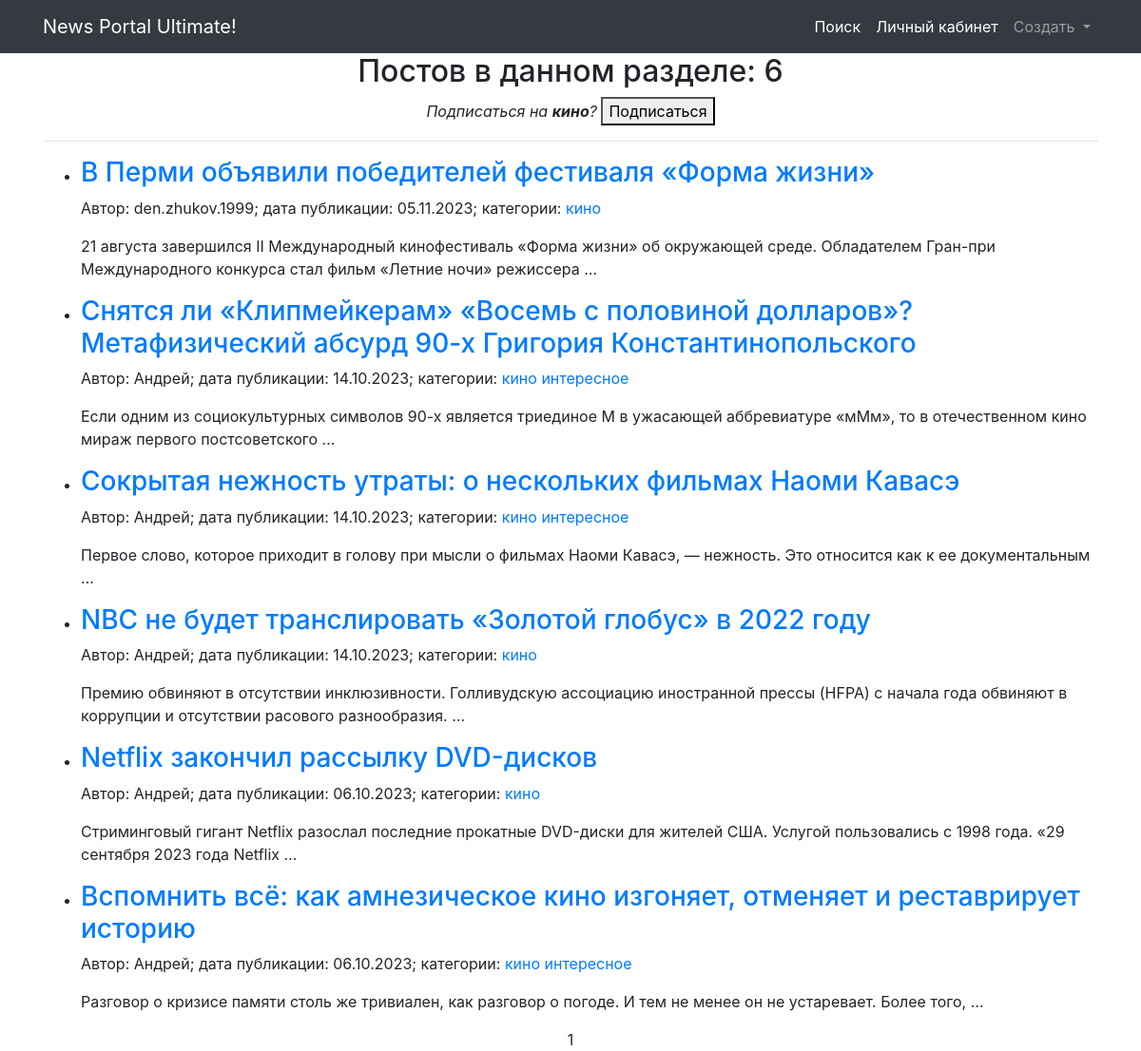
The app's page /news/category/1/ (signed in), older data.
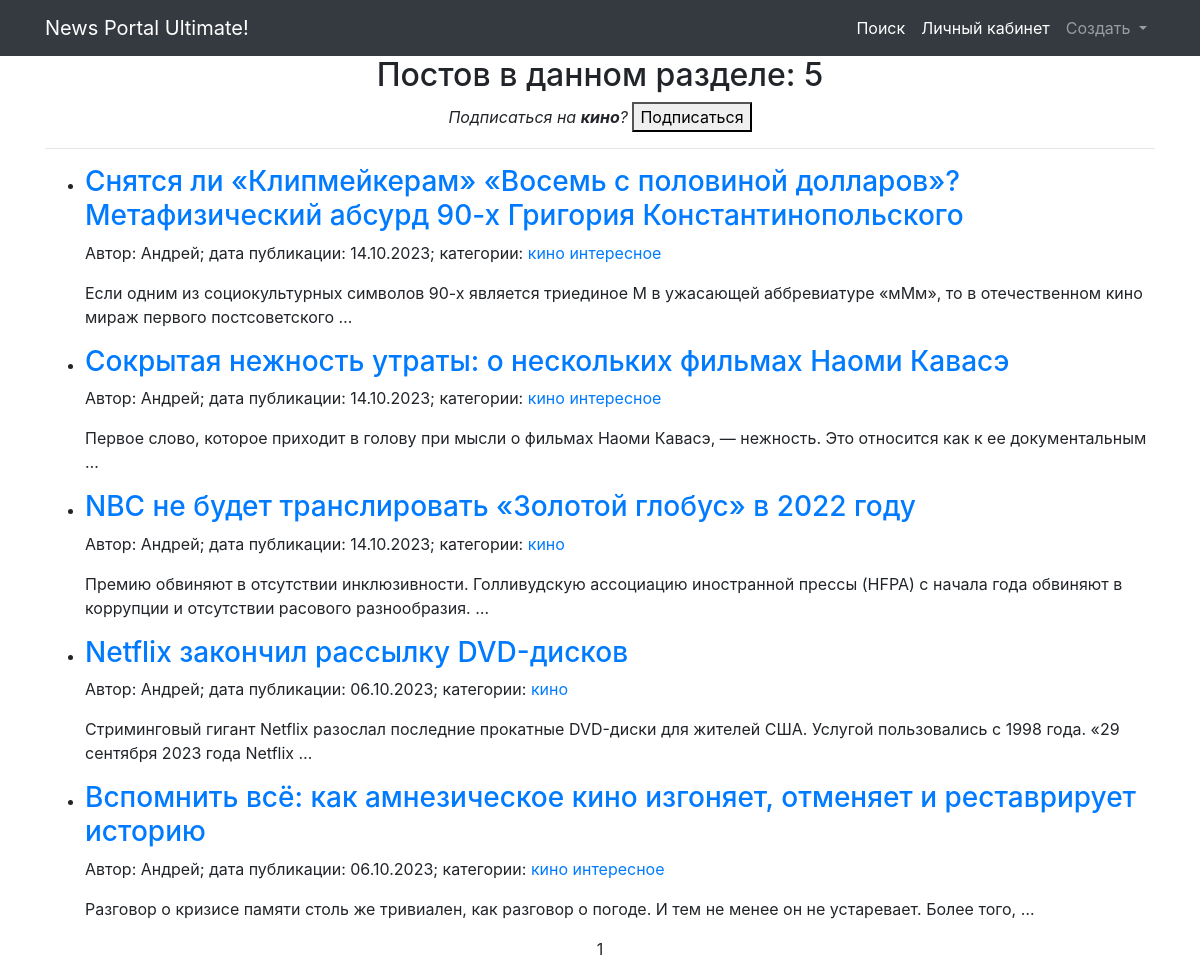
The same page, newer data.
### news/models.py (models this page shows, shortened)
class Category(models.Model):
    name = models.CharField(unique=True, max_length=255)  # Уникальное имя категории
    subscribers = models.ManyToManyField(User, blank=True)
    def __str__(self):
        return self.name

class Post(models.Model):
    author = models.ForeignKey(Author, on_delete=models.CASCADE)  # Связь с моделью Author
    time_in = models.DateTimeField(auto_now_add=True)  # Дата и время создания поста
    type = models.CharField(choices=POST_TYPES, max_length=2)  # Тип поста (Статья или Новость)
    category = models.ManyToManyField('Category', through='PostCategory')
    title = models.TextField(max_length=255)  # Заголовок поста
    text = models.TextField()  # Текст поста
    rating = models.IntegerField(default=0)  # Рейтинг поста

class Author(models.Model):
    name = models.CharField(max_length=255)  # Имя автора
    user = models.OneToOneField(User, on_delete=models.CASCADE)  # Связь один-к-одному с моделью User
    rating = models.IntegerField(default=0)  # Рейтинг автора
    def __str__(self):
        return self.name

### news/views.py (the view)
# urls.py: path('category/<int:pk>/', PostCategory.as_view(), name='category'),
class PostCategory(ListView):
    model = Post
    ordering = ['-time_in']
    template_name = 'category.html'
    context_object_name = 'news'
    paginate_by = 10
    def get_queryset(self):
        self.id = resolve(self.request.path_info).kwargs['pk']
        category = Category.objects.get(id=self.id)
        queryset = Post.objects.filter(category=category)
        return queryset
    def get_context_data(self, **kwargs):
        context = super().get_context_data(**kwargs)
        user = self.request.user
        category = Category.objects.get(id=self.id)
        subscribed = category.subscribers.filter(email=user.email)
        if not subscribed:
            context['category'] = category
        return context

### news/templatetags/custom_filters.py (called while the page is built)
@register.filter(name='censor')
def censor(text):
   words = text.split()
   censored_words = []
   for word in words:
      lowercase_word = word.lower()
      if any(re.match(rf'\b{re.escape(word_base)}\w*\b', lowercase_word) for word_base in CENSOR_WORDS):
         censored_word = word[0] + '*' * len(word[1:])
         censored_words.append(censored_word)
      else:
         censored_words.append(word)
   censored_text = ' '.join(censored_words)
   return censored_text

### templates/category.html (shortened to what this page needs)
{% extends 'flatpages/default.html' %}
{% block content %}
    <h2>Постов в данном разделе: {{paginator.count}}</h2>
    {% if category.id %}
    <div class="subscribe">
        <em>
            Подписаться на
            <strong>{{category}}</strong>?
        </em>
        <a href="{% url 'subscribe' category.id %}">
            <button class="button-xsmall pure-botton button-wrning">
            Подписаться
            </button>
        </a>
    </div>
    {% endif %}
    <hr>
    {% include "content.html" %}
{% endblock content %}

### templates/flatpages/default.html (shortened to what this page needs)
<!DOCTYPE html>
<html lang="en">
    <head>
        {% load static %}
        <link href="https://cdn.jsdelivr.net/npm/bootstrap@4.5.2/dist/css/bootstrap.min.css" rel="stylesheet">
    </head>
    <body>
        <nav class="navbar navbar-expand-lg navbar-dark bg-dark static-top">
           <div class="container">
               <a class="navbar-brand" href="{% url 'post_list' %}">News Portal Ultimate!</a>
               <div class="collapse navbar-collapse" id="navbarResponsive">
                   <ul class="navbar-nav ml-auto">
                       <li class="nav-item active">
                           <a class="nav-link" href="{% url 'search' %}">Поиск</a>
                       </li>
                       <li class="nav-item active">
                           <a class="nav-link" href="{% url 'account_info' %}">Личный кабинет</a>
                       </li>
                       <li class="nav-item dropdown">
                        <a class="nav-link dropdown-toggle" href="#" id="createDropdown" data-toggle="dropdown" aria-haspopup="true" aria-expanded="false">
                            Создать
                        </a>
                   </ul>
               </div>
           </div>
        </nav>
        <div class="container">
            <div class="row">
                <div class="col-lg-12 text-center">
                   {% block content %}{% endblock content %}
               </div>
            </div>
        </div>
    </body>
</html>

### templates/content.html (shortened to what this page needs)
{% load custom_filters %}
{% load custom_tags %}
{% if news %}
    <ul>
        {% for new in news|dictsortreversed:"time_in" %}
        <li>
            <h3 style="text-align: left;">
                <a href="{% url 'new' new.id %}">
                    {{new.title|censor}}
                </a>
            </h3>
            <p style="text-align: left;" class="details">
                Автор: <span class="author">{{new.author}}</span>;
                дата публикации: <span class="date">{{new.time_in|date:'d.m.Y'}}</span>;
                категории:
                {% for c in new.category.values %}
                <a href="{% url 'category' c.id %}" class="category">{{c.name}}</a>
                {% endfor %}
            </p>
            <p style="text-align: left;">{{new.text|censor|truncatewords:20}}</p>
        </li>
        {% endfor %}
    </ul>
    {{ page_obj.number }}
{% else %}
    <h2>Постов нет!</h2>
{% endif %}

Row changes from the older to the newer data that the page shows:
removed Post: title|censor "В Перми объявили победителей фестиваля «Форма жизни»", author "den.zhukov.1999", time_in "05.11.2023", text|censor "21 августа завершился II Международный кинофестиваль «Форма жизни» об окружающей среде. Обладателем Гран-при Международного конкурса стал фильм «Летние ночи» режиссера …", Category (name "кино")
Text that changed along with them:
{{ paginator.count }}: "6" → "5"
